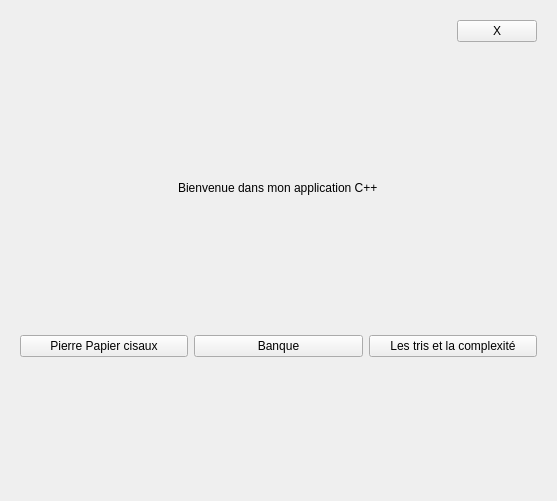
<?xml version="1.0" encoding="UTF-8"?>
<ui version="4.0">
 <class>WelcomePage</class>
 <widget class="QWidget" name="WelcomePage">
  <property name="geometry">
   <rect>
    <x>0</x>
    <y>0</y>
    <width>557</width>
    <height>501</height>
   </rect>
  </property>
  <property name="windowTitle">
   <string>Form</string>
  </property>
  <layout class="QVBoxLayout" name="verticalLayout">
   <item>
    <widget class="QWidget" name="up" native="true">
     <property name="enabled">
      <bool>true</bool>
     </property>
     <layout class="QHBoxLayout" name="horizontalLayout_2">
      <item>
       <spacer name="horizontalSpacer">
        <property name="orientation">
         <enum>Qt::Orientation::Horizontal</enum>
        </property>
        <property name="sizeHint" stdset="0">
         <size>
          <width>40</width>
          <height>20</height>
         </size>
        </property>
       </spacer>
      </item>
      <item>
       <widget class="QPushButton" name="quitButton">
        <property name="text">
         <string>X</string>
        </property>
       </widget>
      </item>
     </layout>
    </widget>
   </item>
   <item>
    <spacer name="verticalSpacer_2">
     <property name="orientation">
      <enum>Qt::Orientation::Vertical</enum>
     </property>
     <property name="sizeHint" stdset="0">
      <size>
       <width>20</width>
       <height>40</height>
      </size>
     </property>
    </spacer>
   </item>
   <item alignment="Qt::AlignmentFlag::AlignHCenter">
    <widget class="QLabel" name="label">
     <property name="text">
      <string>Bienvenue dans mon application C++</string>
     </property>
    </widget>
   </item>
   <item>
    <spacer name="verticalSpacer">
     <property name="orientation">
      <enum>Qt::Orientation::Vertical</enum>
     </property>
     <property name="sizeHint" stdset="0">
      <size>
       <width>20</width>
       <height>40</height>
      </size>
     </property>
    </spacer>
   </item>
   <item>
    <widget class="QWidget" name="buttons" native="true">
     <layout class="QHBoxLayout" name="horizontalLayout">
      <item>
       <widget class="QPushButton" name="GameButton">
        <property name="text">
         <string>Pierre Papier cisaux</string>
        </property>
       </widget>
      </item>
      <item>
       <widget class="QPushButton" name="BankButton">
        <property name="text">
         <string>Banque</string>
        </property>
       </widget>
      </item>
      <item>
       <widget class="QPushButton" name="SortButton">
        <property name="text">
         <string>Les tris et la complexité</string>
        </property>
       </widget>
      </item>
     </layout>
    </widget>
   </item>
   <item>
    <spacer name="verticalSpacer_3">
     <property name="orientation">
      <enum>Qt::Orientation::Vertical</enum>
     </property>
     <property name="sizeHint" stdset="0">
      <size>
       <width>20</width>
       <height>40</height>
      </size>
     </property>
    </spacer>
   </item>
  </layout>
 </widget>
 <resources/>
 <connections/>
</ui>
